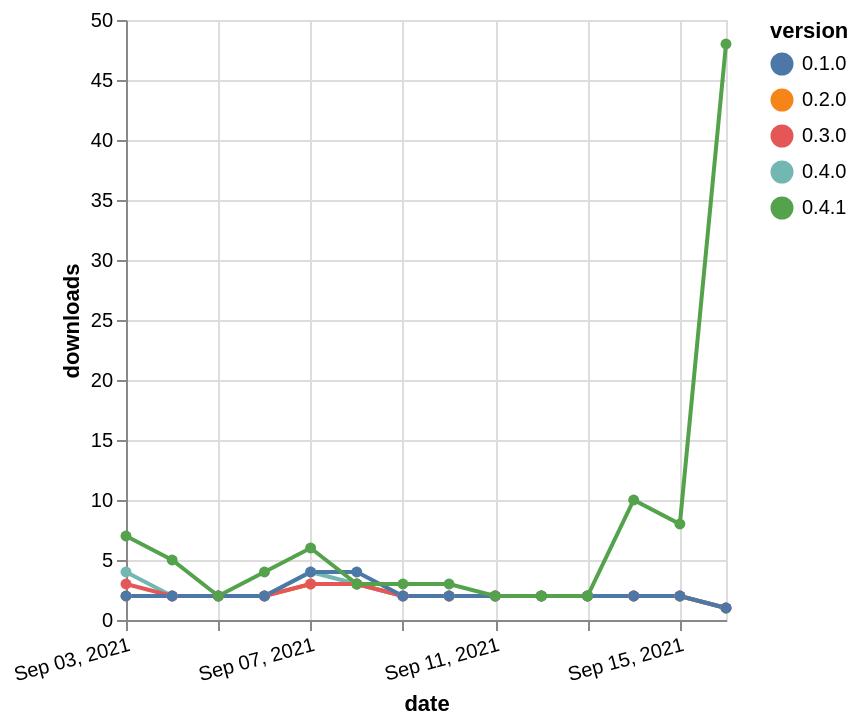

Express this chart as Vega-Lite.
### Vega-Lite specification from a JSON file in a GitHub repository (floating-point values rounded to 4 significant figures)
{"$schema": "https://vega.github.io/schema/vega-lite/v5.json", "description": "A simple bar chart with embedded data.", "data": {"values": [{"date": "2021-09-03", "total": 331, "delta": 2, "version": "0.2.0"}, {"date": "2021-09-04", "total": 333, "delta": 2, "version": "0.2.0"}, {"date": "2021-09-05", "total": 335, "delta": 2, "version": "0.2.0"}, {"date": "2021-09-06", "total": 337, "delta": 2, "version": "0.2.0"}, {"date": "2021-09-07", "total": 340, "delta": 3, "version": "0.2.0"}, {"date": "2021-09-08", "total": 343, "delta": 3, "version": "0.2.0"}, {"date": "2021-09-09", "total": 345, "delta": 2, "version": "0.2.0"}, {"date": "2021-09-10", "total": 347, "delta": 2, "version": "0.2.0"}, {"date": "2021-09-11", "total": 349, "delta": 2, "version": "0.2.0"}, {"date": "2021-09-12", "total": 351, "delta": 2, "version": "0.2.0"}, {"date": "2021-09-13", "total": 353, "delta": 2, "version": "0.2.0"}, {"date": "2021-09-14", "total": 355, "delta": 2, "version": "0.2.0"}, {"date": "2021-09-15", "total": 357, "delta": 2, "version": "0.2.0"}, {"date": "2021-09-16", "total": 358, "delta": 1, "version": "0.2.0"}, {"date": "2021-09-03", "total": 234, "delta": 4, "version": "0.4.0"}, {"date": "2021-09-04", "total": 236, "delta": 2, "version": "0.4.0"}, {"date": "2021-09-05", "total": 238, "delta": 2, "version": "0.4.0"}, {"date": "2021-09-06", "total": 240, "delta": 2, "version": "0.4.0"}, {"date": "2021-09-07", "total": 244, "delta": 4, "version": "0.4.0"}, {"date": "2021-09-08", "total": 247, "delta": 3, "version": "0.4.0"}, {"date": "2021-09-09", "total": 249, "delta": 2, "version": "0.4.0"}, {"date": "2021-09-10", "total": 251, "delta": 2, "version": "0.4.0"}, {"date": "2021-09-11", "total": 253, "delta": 2, "version": "0.4.0"}, {"date": "2021-09-12", "total": 255, "delta": 2, "version": "0.4.0"}, {"date": "2021-09-13", "total": 257, "delta": 2, "version": "0.4.0"}, {"date": "2021-09-14", "total": 259, "delta": 2, "version": "0.4.0"}, {"date": "2021-09-15", "total": 261, "delta": 2, "version": "0.4.0"}, {"date": "2021-09-16", "total": 262, "delta": 1, "version": "0.4.0"}, {"date": "2021-09-03", "total": 306, "delta": 3, "version": "0.3.0"}, {"date": "2021-09-04", "total": 308, "delta": 2, "version": "0.3.0"}, {"date": "2021-09-05", "total": 310, "delta": 2, "version": "0.3.0"}, {"date": "2021-09-06", "total": 312, "delta": 2, "version": "0.3.0"}, {"date": "2021-09-07", "total": 315, "delta": 3, "version": "0.3.0"}, {"date": "2021-09-08", "total": 318, "delta": 3, "version": "0.3.0"}, {"date": "2021-09-09", "total": 320, "delta": 2, "version": "0.3.0"}, {"date": "2021-09-10", "total": 322, "delta": 2, "version": "0.3.0"}, {"date": "2021-09-11", "total": 324, "delta": 2, "version": "0.3.0"}, {"date": "2021-09-12", "total": 326, "delta": 2, "version": "0.3.0"}, {"date": "2021-09-13", "total": 328, "delta": 2, "version": "0.3.0"}, {"date": "2021-09-14", "total": 330, "delta": 2, "version": "0.3.0"}, {"date": "2021-09-15", "total": 332, "delta": 2, "version": "0.3.0"}, {"date": "2021-09-16", "total": 333, "delta": 1, "version": "0.3.0"}, {"date": "2021-09-03", "total": 732, "delta": 2, "version": "0.1.0"}, {"date": "2021-09-04", "total": 734, "delta": 2, "version": "0.1.0"}, {"date": "2021-09-05", "total": 736, "delta": 2, "version": "0.1.0"}, {"date": "2021-09-06", "total": 738, "delta": 2, "version": "0.1.0"}, {"date": "2021-09-07", "total": 742, "delta": 4, "version": "0.1.0"}, {"date": "2021-09-08", "total": 746, "delta": 4, "version": "0.1.0"}, {"date": "2021-09-09", "total": 748, "delta": 2, "version": "0.1.0"}, {"date": "2021-09-10", "total": 750, "delta": 2, "version": "0.1.0"}, {"date": "2021-09-11", "total": 752, "delta": 2, "version": "0.1.0"}, {"date": "2021-09-12", "total": 754, "delta": 2, "version": "0.1.0"}, {"date": "2021-09-13", "total": 756, "delta": 2, "version": "0.1.0"}, {"date": "2021-09-14", "total": 758, "delta": 2, "version": "0.1.0"}, {"date": "2021-09-15", "total": 760, "delta": 2, "version": "0.1.0"}, {"date": "2021-09-16", "total": 761, "delta": 1, "version": "0.1.0"}, {"date": "2021-09-03", "total": 154, "delta": 7, "version": "0.4.1"}, {"date": "2021-09-04", "total": 159, "delta": 5, "version": "0.4.1"}, {"date": "2021-09-05", "total": 161, "delta": 2, "version": "0.4.1"}, {"date": "2021-09-06", "total": 165, "delta": 4, "version": "0.4.1"}, {"date": "2021-09-07", "total": 171, "delta": 6, "version": "0.4.1"}, {"date": "2021-09-08", "total": 174, "delta": 3, "version": "0.4.1"}, {"date": "2021-09-09", "total": 177, "delta": 3, "version": "0.4.1"}, {"date": "2021-09-10", "total": 180, "delta": 3, "version": "0.4.1"}, {"date": "2021-09-11", "total": 182, "delta": 2, "version": "0.4.1"}, {"date": "2021-09-12", "total": 184, "delta": 2, "version": "0.4.1"}, {"date": "2021-09-13", "total": 186, "delta": 2, "version": "0.4.1"}, {"date": "2021-09-14", "total": 196, "delta": 10, "version": "0.4.1"}, {"date": "2021-09-15", "total": 204, "delta": 8, "version": "0.4.1"}, {"date": "2021-09-16", "total": 252, "delta": 48, "version": "0.4.1"}]}, "width": "container", "mark": {"type": "line", "point": {"filled": true}}, "encoding": {"x": {"field": "date", "type": "temporal", "timeUnit": "yearmonthdate", "title": "date", "axis": {"labelAngle": -15}}, "y": {"field": "delta", "type": "quantitative", "title": "downloads"}, "color": {"field": "version", "type": "nominal"}, "tooltip": {"field": "delta"}}}
